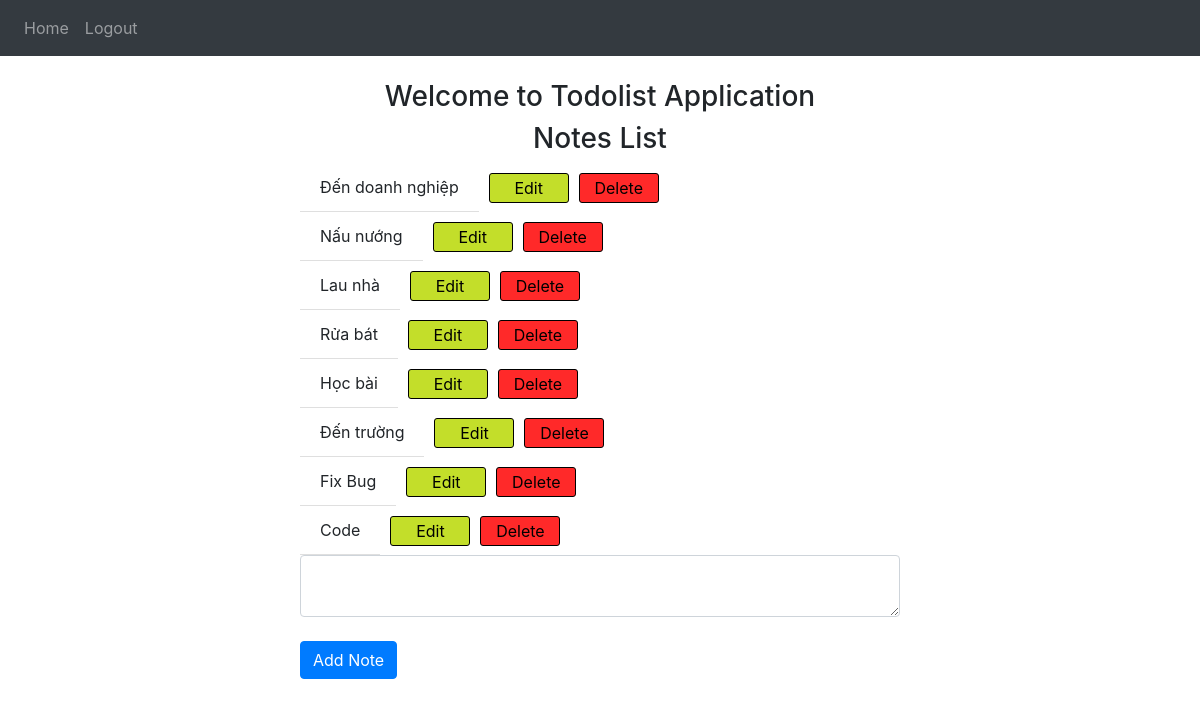
The app's page / (signed in) with its own data.
### todolist/model.py (models this page shows)
class Note(db.Model):
   id = db.Column(db.Integer, primary_key=True)
   data = db.Column(db.String(10000))
   date = db.Column(db.DateTime(timezone = True), default = func.now( ))
   user_id = db.Column(db.Integer, db.ForeignKey("user.id"))

### todolist/view.py (the view)
@view.route("/", methods=["GET"])
@login_required
def home():
   return render_template("index.html", user=current_user)

### todolist/__init__.py (called while the page is built)
def create_app():
   app = Flask(__name__)
   app.config["SECRET_KEY"] = SECRET_KEY
   app.config["SQLALCHEMY_DATABASE_URI"] = f"sqlite:///{DB_NAME}"
   db.init_app(app)
   from .model import Note, User
   create_database(app)
   from .user import user
   from .view import view
   app.register_blueprint(user)
   app.register_blueprint(view)
   login_manager = LoginManager()
   login_manager.login_view = "user.login"
   login_manager.init_app(app)
   @login_manager.user_loader
   def load_user(id):
      return User.query.get(int(id))
   return app

### todolist/templates/index.html (shortened to what this page needs)
{% extends "base.html" %} {% block title %} Home - Todolist App {% endblock %} {% block
content %}
<div class="homepage-content">
    <div class="homepage-content__heading">
        <h3>Welcome to Todolist Application</h3>
        <h3>Notes List</h3>
    </div>
    <div>
        <ul class="list-group list-group-flush" id="notes">
            {% for note in user.notes%}
            <div class="list-group-item-wrap">
                <li class="list-group-item" data-id="{{note.id}}">{{note.data}}</li>
                <button onclick="editNote(`{{note.id}}`)" class="edit-note-btn">Edit</button>
                <button onclick="deleteNote(`{{note.id}}`)" class="delete-note-btn">Delete</button>
            </div>
            {% endfor %}
        </ul>
        <div>
            <textarea name="new_note" id="new_note" class="form-control"></textarea>
            <button onclick="addNote()" class="btn btn-primary">Add Note</button>
        </div>
    </div>
</div>
{% endblock %}

### todolist/templates/base.html (shortened to what this page needs)
<!DOCTYPE html>
<html lang="en">
   <head>
      <link
         rel="stylesheet"
         href="https://stackpath.bootstrapcdn.com/bootstrap/4.4.1/css/bootstrap.min.css"
      />
      <link
         rel="stylesheet"
         href="https://stackpath.bootstrapcdn.com/font-awesome/4.7.0/css/font-awesome.min.css"
      />
   </head>
   <body>
      <nav
         class="navbar navbar-expand-lg navbar-dark bg-dark justify-content-center"
      >
         <div class="collapse navbar-collapse" id="navbar">
            <div class="navbar-nav">
               {% if user.is_authenticated %}
               <a class="nav-item nav-link" id="home" href="/">Home</a>
               <a class="nav-item nav-link" id="logout" href="/logout"
                  >Logout</a
               >
               {% else %}
               <a class="nav-item nav-link" id="login" href="/login">Login</a>
               <a class="nav-item nav-link" id="signup" href="/signup"
                  >Register</a
               >
               {% endif %}
            </div>
         </div>
      </nav>
      <div>{% block content %} {% endblock %}</div>
   </body>
</html>

### todolist/templates/base.html (style rules this page uses)
.form-control { width: 600px; }

### todolist/templates/index.html (style rules this page uses)
.homepage-content { display: flex; align-items: center; justify-content: center; flex-direction: column; }
.homepage-content__heading { text-align: center; }
.list-group-item-wrap { display: flex; align-items: center; }
.edit-note-btn, .delete-note-btn, .save-edit-note-btn { display: inline-block; width: 80px; height: 30px; border: 1px solid #000; border-radius: 3px; }
.edit-note-btn { margin-left: 10px; background-color: rgb(195, 222, 42); }
.delete-note-btn { margin-left: 10px; background-color: rgb(255, 41, 41); }

### records on screen
Note: data "Đến doanh nghiệp"
Note: data "Nấu nướng"
Note: data "Lau nhà"
Note: data "Rửa bát"
Note: data "Học bài"
Note: data "Đến trường"
Note: data "Fix Bug"
Note: data "Code"
